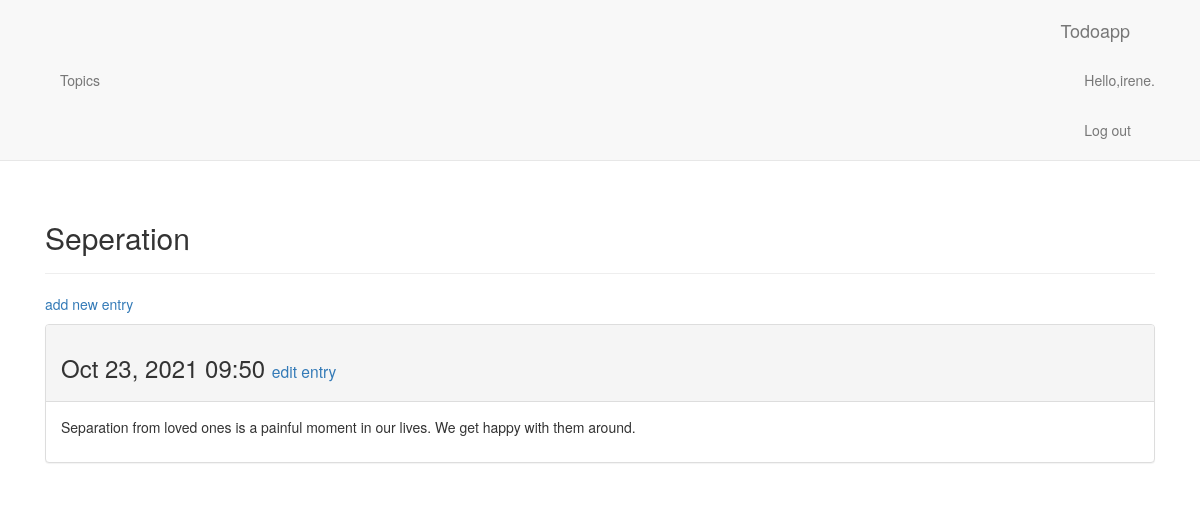
Screenshot of /todoapp/topics/3/ (signed in) with the database file from the repository.
### todoapp/models.py (models this page shows, shortened)
class Topic(models.Model):
    text = models.CharField(max_length=200)
    date_added = models.DateTimeField(auto_now=True)
    owner = models.ForeignKey(User,on_delete=models.CASCADE)
    def __str__(self):
        return self.text

class Entry(models.Model):
    topic = models.ForeignKey(Topic,on_delete=models.CASCADE)
    text = models.TextField()
    date_added = models.DateTimeField(auto_now=True)
    class Meta:
        verbose_name_plural = 'entries'

### todoapp/views.py (the view)
# urls.py: path('topics/<int:topic_id>/',views.topic,name='topic'),
@login_required
def topic(request,topic_id):
    topic = Topic.objects.get(id=topic_id)
    entries = topic.entry_set.order_by('-date_added')
    context = {'topic':topic,'entries':entries}
    return render(request,'todoapp/topic.html',context)

### todoapp/templates/todoapp/topic.html
{% extends 'todoapp/base.html' %}
{% block header%}
    <h2>{{topic}}</h2>
{% endblock header %}
{% block content %}
  <p>
      <a href="{% url 'todoapp:new_entry' topic.id%}">add new entry </a>
  </p>
    {% for entry in entries%}
    <div class="panel panel-default">
        <div class="panel-heading">
            <h3>
                {{ entry.date_added|date:'M d, Y H:i' }}
                <small>
                    <a href="{% url 'todoapp:edit_entry' entry.id%}">edit entry</a>
                </small>
            </h3>
        </div>
        <div class="panel-body">
            {{entry.text|linebreaks}}
        </div>
    </div>
    {% empty %}
        There are no entries for this topic yet
    {% endfor %}
{% endblock content%}

### todoapp/templates/todoapp/base.html (shortened to what this page needs)
   {% load bootstrap3 %}
   <!DOCTYPE html>
   <html lang="en">
   <head>
    <link href="https://cdn.jsdelivr.net/npm/bootstrap@5.1.3/dist/css/bootstrap.min.css" rel="stylesheet">
     {% bootstrap_css%}
   </head>
   <body>
     <nav class="navbar navbar-default navbar-static-top">
       <div class="container">
         <div class="navbar-header">
           <a class="navbar-brand" href="{% url 'todoapp:index' %} ">Todoapp</a>
         </div>
         <div id="navbar" class="navbar-collapse collapse">
           <ul class="nav navbar-nav">
             <li><a href="{% url 'todoapp:topics'%}">Topics</a></li>
           </ul>
           <ul class="nav navbar-nav navbar-right">
             {% if user.is_authenticated %}
                <li><a>Hello,{{ user.username}}.</a></li>
                <li><a href="{% url 'users:logout' %}">Log out</a></li>
              {% else %}
                 <li><a href="{% url 'users:register' %}">Register</a></li>
                 <li><a href="{% url 'users:login' %}">Login</a></li>
              {% endif %}
           </ul>
         </div>
       </div>
     </nav>
     <div class="container">
       <div class="page-header">
         {% block header%}{% endblock header %}
       </div>
       <div>
         {% block content%}{% endblock content %}
       </div>
     </div>
   </body>
   </html>

### rows the page displays
Topic: text "Seperation"
Entry: date_added "Oct 23, 2021 09:50", text "Separation from loved ones is a painful moment in our lives. We get happy with them around."

### other values shown
{{ user.username }} "irene"
